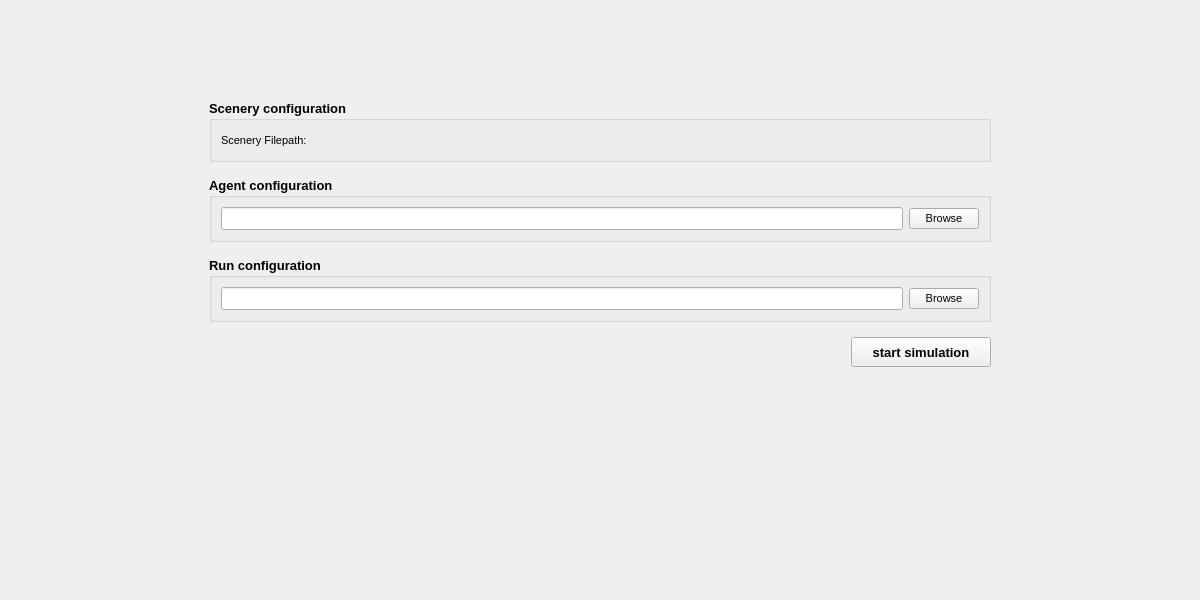
<?xml version="1.0" encoding="UTF-8"?>
<ui version="4.0">
 <class>SimulationView</class>
 <widget class="QWidget" name="SimulationView">
  <property name="geometry">
   <rect>
    <x>0</x>
    <y>0</y>
    <width>1200</width>
    <height>600</height>
   </rect>
  </property>
  <property name="minimumSize">
   <size>
    <width>0</width>
    <height>0</height>
   </size>
  </property>
  <property name="windowTitle">
   <string>Form</string>
  </property>
  <layout class="QHBoxLayout" name="horizontalLayout">
   <item>
    <spacer name="horizontalSpacer">
     <property name="orientation">
      <enum>Qt::Horizontal</enum>
     </property>
     <property name="sizeHint" stdset="0">
      <size>
       <width>182</width>
       <height>20</height>
      </size>
     </property>
    </spacer>
   </item>
   <item>
    <widget class="QWidget" name="widgetHL" native="true">
     <property name="minimumSize">
      <size>
       <width>800</width>
       <height>0</height>
      </size>
     </property>
     <layout class="QVBoxLayout" name="verticalLayout_2">
      <property name="spacing">
       <number>15</number>
      </property>
      <item>
       <spacer name="verticalSpacer">
        <property name="orientation">
         <enum>Qt::Vertical</enum>
        </property>
        <property name="sizeType">
         <enum>QSizePolicy::Fixed</enum>
        </property>
        <property name="sizeHint" stdset="0">
         <size>
          <width>20</width>
          <height>80</height>
         </size>
        </property>
       </spacer>
      </item>
      <item>
       <widget class="QGroupBox" name="groupBox">
        <property name="font">
         <font>
          <pointsize>10</pointsize>
          <weight>75</weight>
          <bold>true</bold>
         </font>
        </property>
        <property name="title">
         <string>Scenery configuration</string>
        </property>
        <layout class="QHBoxLayout" name="horizontalLayout_3">
         <item>
          <widget class="QLabel" name="sceneryLabel">
           <property name="font">
            <font>
             <pointsize>8</pointsize>
             <weight>50</weight>
             <bold>false</bold>
            </font>
           </property>
           <property name="text">
            <string>Scenery Filepath:</string>
           </property>
          </widget>
         </item>
         <item>
          <widget class="QLabel" name="sceneryEdit">
           <property name="font">
            <font>
             <pointsize>8</pointsize>
             <weight>50</weight>
             <bold>false</bold>
            </font>
           </property>
           <property name="text">
            <string/>
           </property>
          </widget>
         </item>
         <item>
          <spacer name="horizontalSpacer_3">
           <property name="orientation">
            <enum>Qt::Horizontal</enum>
           </property>
           <property name="sizeHint" stdset="0">
            <size>
             <width>40</width>
             <height>20</height>
            </size>
           </property>
          </spacer>
         </item>
        </layout>
       </widget>
      </item>
      <item>
       <widget class="QGroupBox" name="groupBox_2">
        <property name="font">
         <font>
          <pointsize>10</pointsize>
          <weight>75</weight>
          <bold>true</bold>
         </font>
        </property>
        <property name="title">
         <string>Agent configuration</string>
        </property>
        <layout class="QHBoxLayout" name="horizontalLayout_5">
         <item>
          <widget class="QLineEdit" name="agentConfEdit">
           <property name="readOnly">
            <bool>true</bool>
           </property>
          </widget>
         </item>
         <item>
          <widget class="QPushButton" name="agentBrowserButton">
           <property name="maximumSize">
            <size>
             <width>70</width>
             <height>16777215</height>
            </size>
           </property>
           <property name="font">
            <font>
             <pointsize>8</pointsize>
             <weight>50</weight>
             <bold>false</bold>
            </font>
           </property>
           <property name="text">
            <string>Browse</string>
           </property>
          </widget>
         </item>
        </layout>
       </widget>
      </item>
      <item>
       <widget class="QGroupBox" name="groupBox_3">
        <property name="font">
         <font>
          <pointsize>10</pointsize>
          <weight>75</weight>
          <bold>true</bold>
         </font>
        </property>
        <property name="title">
         <string>Run configuration</string>
        </property>
        <layout class="QHBoxLayout" name="horizontalLayout_2">
         <item>
          <widget class="QLineEdit" name="runConfEdit">
           <property name="readOnly">
            <bool>true</bool>
           </property>
          </widget>
         </item>
         <item>
          <widget class="QPushButton" name="runBrowserButton">
           <property name="maximumSize">
            <size>
             <width>70</width>
             <height>16777215</height>
            </size>
           </property>
           <property name="font">
            <font>
             <pointsize>8</pointsize>
             <weight>50</weight>
             <bold>false</bold>
            </font>
           </property>
           <property name="text">
            <string>Browse</string>
           </property>
          </widget>
         </item>
        </layout>
       </widget>
      </item>
      <item>
       <layout class="QHBoxLayout" name="horizontalLayout_4">
        <item>
         <spacer name="horizontalSpacer_4">
          <property name="orientation">
           <enum>Qt::Horizontal</enum>
          </property>
          <property name="sizeHint" stdset="0">
           <size>
            <width>40</width>
            <height>20</height>
           </size>
          </property>
         </spacer>
        </item>
        <item>
         <widget class="QPushButton" name="simulationButton">
          <property name="minimumSize">
           <size>
            <width>140</width>
            <height>30</height>
           </size>
          </property>
          <property name="maximumSize">
           <size>
            <width>140</width>
            <height>30</height>
           </size>
          </property>
          <property name="font">
           <font>
            <pointsize>10</pointsize>
            <weight>75</weight>
            <bold>true</bold>
           </font>
          </property>
          <property name="text">
           <string>start simulation</string>
          </property>
         </widget>
        </item>
       </layout>
      </item>
      <item>
       <spacer name="verticalSpacer_2">
        <property name="orientation">
         <enum>Qt::Vertical</enum>
        </property>
        <property name="sizeHint" stdset="0">
         <size>
          <width>20</width>
          <height>73</height>
         </size>
        </property>
       </spacer>
      </item>
     </layout>
    </widget>
   </item>
   <item>
    <spacer name="horizontalSpacer_2">
     <property name="orientation">
      <enum>Qt::Horizontal</enum>
     </property>
     <property name="sizeHint" stdset="0">
      <size>
       <width>182</width>
       <height>20</height>
      </size>
     </property>
    </spacer>
   </item>
  </layout>
 </widget>
 <resources/>
 <connections/>
</ui>
